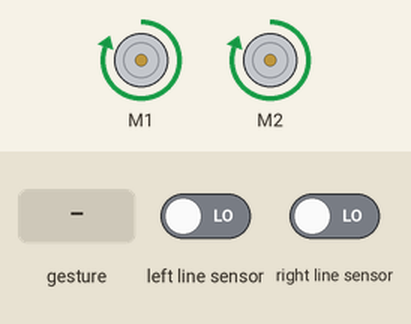
Simulated run of this program. Board: BBC micro:bit (MakeCode). Shown: 2 × DC motor (green arrow = forward, orange = backward, longer = faster). The inputs (shaded band) are chosen by the test bench; at power-on: left line sensor LOW, right line sensor LOW.

Above: at 1.2 s.
1.3 s: left line sensor driven HIGH
At 1.7 s:
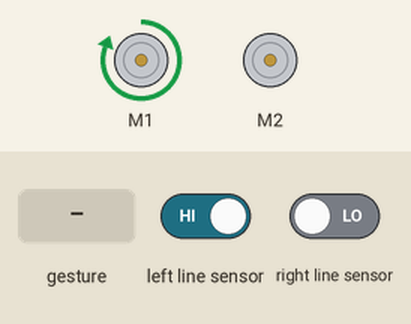
2.8 s: sound turns loud
At 4.0 s:
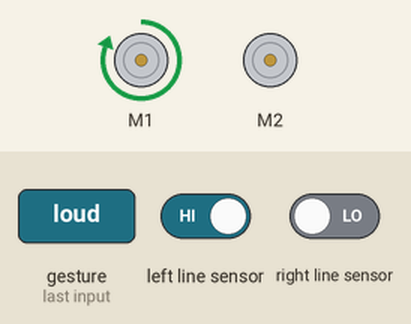
4.3 s: left line sensor driven LOW
At 5.4 s:
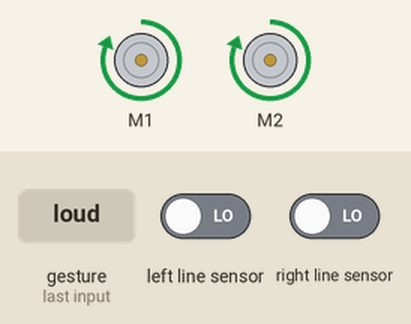
5.8 s: right line sensor driven HIGH
At 6.3 s:
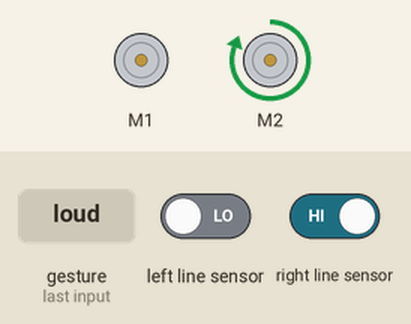
7.3 s: right line sensor driven LOW
At 8.6 s:
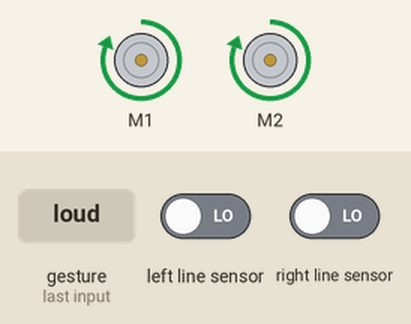
Timing chart, 0 to 9.8 s (numbered marks = the images above; inputs shaded):
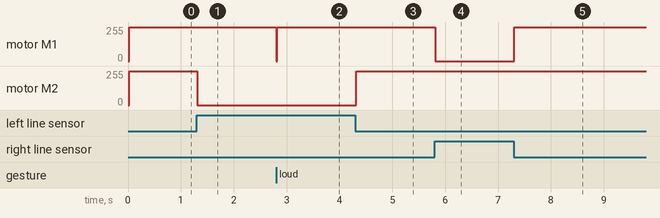

Measured:
- after the input at 1.3 s, motor M2: forward 255/255 → stopped at once
- after the input at 2.8 s, motor M1: forward 255/255 → stopped at once, → forward 255/255 0.02 s later
- after the input at 4.3 s, motor M2: stopped → forward 255/255 at once
- after the input at 5.8 s, motor M1: forward 255/255 → stopped at once
- after the input at 7.3 s, motor M1: stopped → forward 255/255 at once

The program:

main.ts
```typescript
input.onSound(DetectedSound.Loud, function () {
    maqueen.motorStop(maqueen.aMotors.M1)
    maqueen.motorStop(maqueen.aMotors.M2)
})
basic.forever(function () {
    if (maqueen.readPatrol(maqueen.Patrol.PatrolLeft) == 0 && maqueen.readPatrol(maqueen.Patrol.PatrolRight) == 0) {
        maqueen.MotorRun(maqueen.aMotors.M1, maqueen.Dir.CW, 255)
        maqueen.MotorRun(maqueen.aMotors.M2, maqueen.Dir.CW, 255)
    } else {
        if (maqueen.readPatrol(maqueen.Patrol.PatrolLeft) == 0 && maqueen.readPatrol(maqueen.Patrol.PatrolRight) == 1) {
            maqueen.MotorRun(maqueen.aMotors.M1, maqueen.Dir.CW, 0)
            maqueen.MotorRun(maqueen.aMotors.M2, maqueen.Dir.CW, 255)
            if (maqueen.readPatrol(maqueen.Patrol.PatrolLeft) == 1 && maqueen.readPatrol(maqueen.Patrol.PatrolRight) == 1) {
                maqueen.MotorRun(maqueen.aMotors.M1, maqueen.Dir.CW, 0)
                maqueen.MotorRun(maqueen.aMotors.M2, maqueen.Dir.CW, 255)
            }
        } else {
            if (maqueen.readPatrol(maqueen.Patrol.PatrolLeft) == 1 && maqueen.readPatrol(maqueen.Patrol.PatrolRight) == 0) {
                maqueen.MotorRun(maqueen.aMotors.M1, maqueen.Dir.CW, 255)
                maqueen.MotorRun(maqueen.aMotors.M2, maqueen.Dir.CW, 0)
                if (maqueen.readPatrol(maqueen.Patrol.PatrolLeft) == 1 && maqueen.readPatrol(maqueen.Patrol.PatrolRight) == 1) {
                    maqueen.MotorRun(maqueen.aMotors.M1, maqueen.Dir.CW, 255)
                    maqueen.MotorRun(maqueen.aMotors.M2, maqueen.Dir.CW, 0)
                }
            }
        }
    }
})
```

test.ts
```typescript
// aquí va el archivo "tests"; esto no se compilará cuando este paquete se utilice como una extensión.
```
